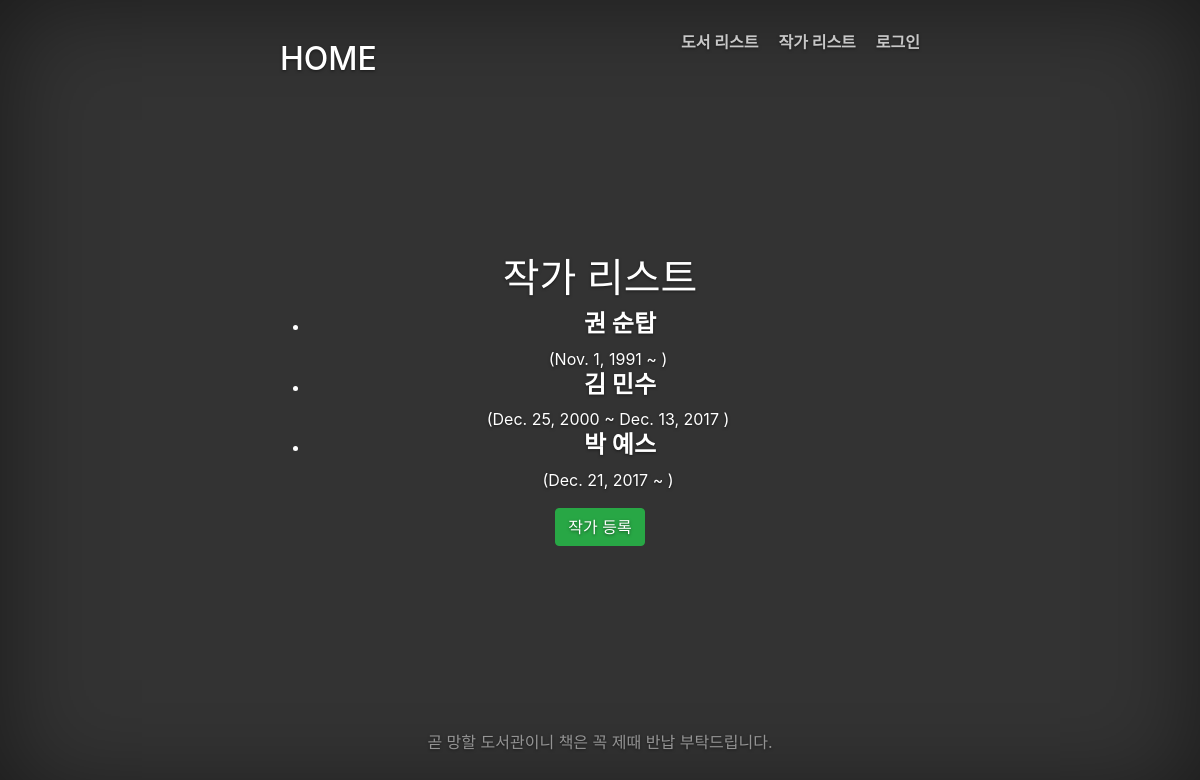
The app's page /catalog/authors/, older data.
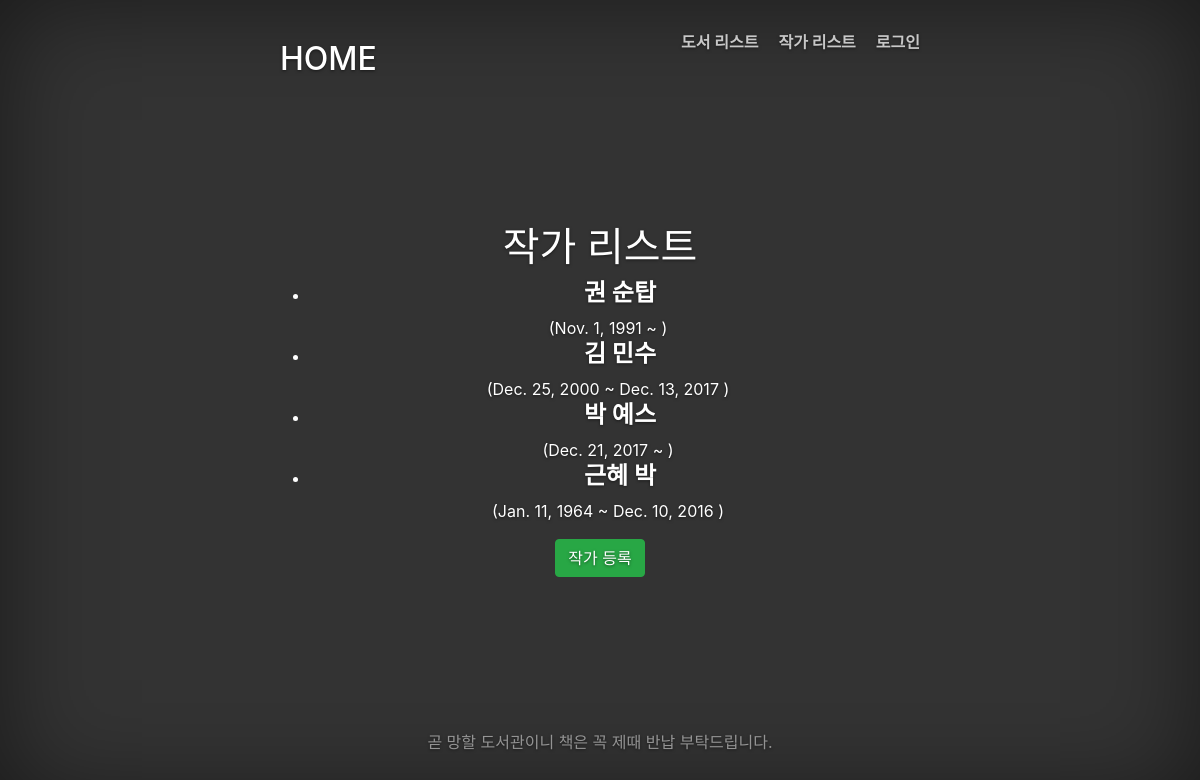
The same page, newer data.
### catalog/models.py (models this page shows, shortened)
class Author(models.Model):
	first_name = models.CharField(max_length=100)
	last_name = models.CharField(max_length=100)
	date_of_birth = models.DateField(null=True, blank=True)
	date_of_death = models.DateField('Died', null=True, blank=True)
	def get_absolute_url(self):
		return reverse('author-detail', args=[str(self.id)])

### catalog/views.py (the view)
class AuthorListView(generic.ListView):
	model = Author

### catalog/templates/catalog/author_list.html (shortened to what this page needs)
{% extends "base_generic.html" %}
{% block content %}
<h1>작가 리스트</h1>
	{% if author_list %}
		<ul>
			{% for author in author_list %}
			<li>
				<h4><strong><a href="{{ author.get_absolute_url }}">
					{{ author.last_name }} {{ author.first_name }}</a></strong></h4> ({{ author.date_of_birth }} ~
					{% if author.date_of_death != None %}
					{{ author.date_of_death }}
					{% endif %})&ensp;&ensp;&ensp;
            </li>
			{% endfor %}
		</ul>
	{% else %}
		<p>등록된 작가가 없습니다.</p>
	{% endif %}
	<a class="btn btn-success" href="{% url 'author-create' %}">작가 등록</a>
{% endblock %}

### catalog/templates/base_generic.html (shortened to what this page needs)
<!DOCTYPE html>
<html lang="en">
<head>
	<link href="https://maxcdn.bootstrapcdn.com/bootstrap/4.0.0-beta.2/css/bootstrap.min.css" rel="stylesheet">
	<link href="../static/css/cover.css" rel="stylesheet">
	<link href="https://maxcdn.bootstrapcdn.com/font-awesome/4.7.0/css/font-awesome.min.css" rel="stylesheet">
</head>
<body>
	<div class="site-wrapper">
		<div class="site-wrapper-inner">
			<div class="cover-container">
				<div class="masthead clearfix">
					<div class="inner">
						<h2 class="masthead-brand"><a href="{% url 'index' %}">HOME</a></h2>
						<nav>
							<ul class="nav masthead-nav">
								<li><a href="{% url 'books' %}">도서 리스트</a></li>
								<li><a href="{% url 'authors' %}">작가 리스트</a></li>
								{% if not user.is_authenticated %}
									<li><a href="{% url 'login' %}?next={{request.path}}">로그인</a></li>
								{% else %}
									<li><a href="{% url 'logout' %}?next={{request.path}}">로그아웃</a></li>
								{% endif %}
							</ul>
						</nav>
					</div>
				</div>
				<div class="inner cover">
					{% block content %}{% endblock %}
				</div>
				<div class="mastfoot">
					<div class="inner">
						<p>곧 망할 도서관이니 책은 꼭 제때 반납 부탁드립니다.</p>
					</div>
				</div>
			</div>
		</div>
	</div>
    </body>
    </html>

### catalog/static/css/cover.css (style rules this page uses)
a, a:focus, a:hover { color: #fff; }
html, body { height: 100%; background-color: #333; }
body { color: #fff; text-align: center; text-shadow: 0 1px 3px rgba(0,0,0,.5); }
.site-wrapper { display: table; width: 100%; height: 100%; min-height: 100%; -webkit-box-shadow: inset 0 0 100px rgba(0,0,0,.5); box-shadow: inset 0 0 100px rgba(0,0,0,.5); }
.site-wrapper-inner { display: table-cell; vertical-align: top; }
.cover-container { margin-right: auto; margin-left: auto; }
.inner { padding: 30px; }
.masthead-brand { margin-top: 10px; margin-bottom: 10px; }
.masthead-nav > li { display: inline-block; }
.masthead-nav > li + li { margin-left: 20px; }
.masthead-nav > li > a { padding-right: 0; padding-left: 0; font-size: 16px; font-weight: bold; color: #fff; color: rgba(255,255,255,.75); border-bottom: 2px solid transparent; }
@media (min-width: 768px) { .masthead-brand { float: left; } }
@media (min-width: 768px) { .masthead-nav { float: right; } }
.cover { padding: 0 20px; }
.mastfoot { color: #999; color: rgba(255,255,255,.5); }
@media (min-width: 768px) { .masthead { position: fixed; top: 0; } }
@media (min-width: 768px) { .mastfoot { position: fixed; bottom: 0; } }
@media (min-width: 768px) { .site-wrapper-inner { vertical-align: middle; } }
@media (min-width: 768px) { .masthead, .mastfoot, .cover-container { width: 100%; } }
@media (min-width: 992px) { .masthead, .mastfoot, .cover-container { width: 700px; } }

Row changes from the older to the newer data that the page shows:
added Author: last_name "근혜", first_name "박", date_of_birth "Jan. 11, 1964", date_of_death "Dec. 10, 2016"
